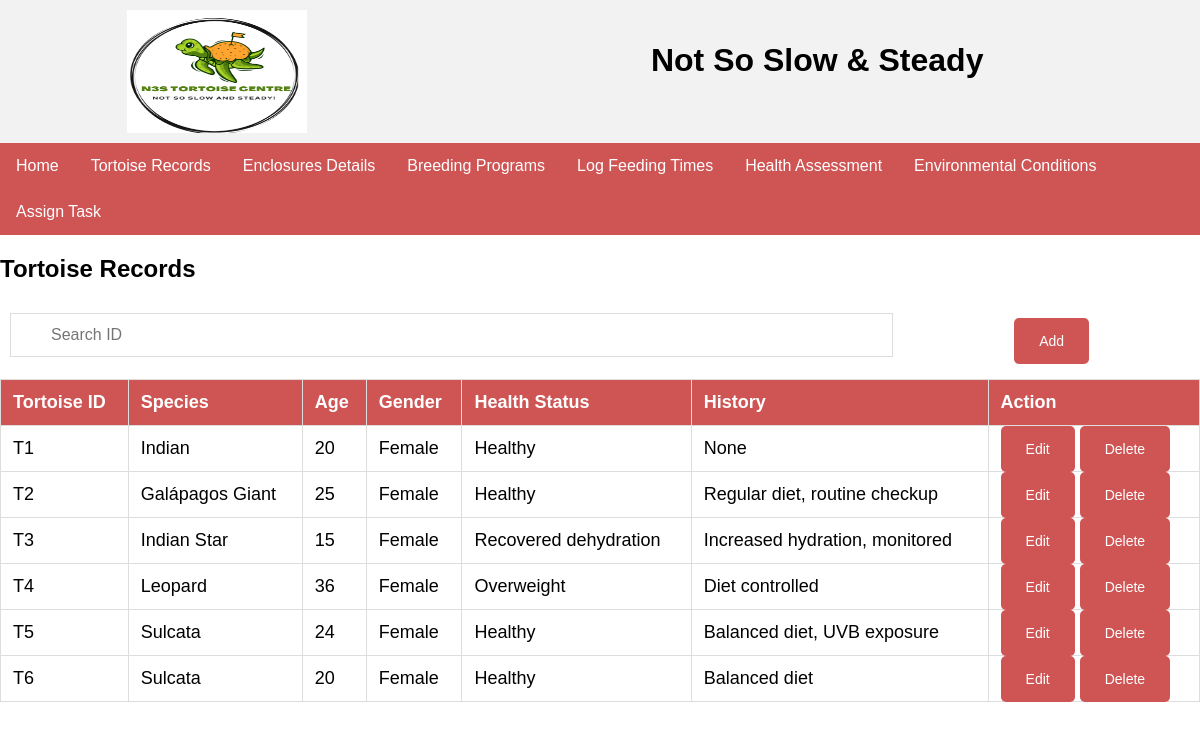
The app's page /tortoiseRecords.php with its own data.
### tables this page shows
CREATE TABLE `tortoiserecords` (
  `t_ID` varchar(4) NOT NULL,
  `species` varchar(40) NOT NULL,
  `age` int(4) NOT NULL,
  `gender` varchar(20) NOT NULL,
  `healthStatus` varchar(100) NOT NULL,
  `history` varchar(200) NOT NULL
);

### tortoiseRecords.php (the view, shortened to what this page needs)
<?php
include "./db.php";
$sql = " SELECT t_ID, species, age, gender, healthStatus, history FROM tortoiserecords";
$result = $conn->query($sql);
?>
<!DOCTYPE html>
<html>
<head>
</head>
<body>
<table>
    <td style="border: 0px solid #ddd;"><img src="logo.png" width="180" height="123"></td>
    <td style="border: 0px solid #ddd;"><h1>Not So Slow & Steady</h1></td>
</table>
<ul>
  <li><a href="home.php">Home</a></li>
  <li><a href="tortoiseRecords.php">Tortoise Records</a></li>
  <li><a href="enclosure.php">Enclosures Details</a></li>
  <li><a href="breedingProgram.php">Breeding Programs</a></li>
  <li><a href="FeedingTimes.php">Log Feeding Times</a></li>
  <li><a href="healthAssessment.php">Health Assessment</a></li>
  <li><a href="environmentalConditions.php">Environmental Conditions</a></li>
  <li><a href="assignTask.php">Assign Task</a></li>
</ul>
<h2>Tortoise Records</h2>
<table style="border: 0px solid #ddd;">
    <td style="border: 0px solid #ddd;"><input type="text" id="myInput" onkeyup="myFunction()" placeholder="Search ID" title="Type ID"></td>
    <td style="border: 0px solid #ddd;"><a href="tortoiseRecords_Create.php" class="button">Add</a></td>
</table>
<table id="myTable">
  <tr class="header">
    <th>Tortoise ID</th>
    <th>Species</th>
    <th>Age</th>
    <th>Gender</th>
    <th>Health Status</th>
    <th>History</th>
    <th>Action</th>
  </tr>
  <?php
    if ($result->num_rows > 0) {
      while ($row = $result->fetch_assoc()) {
  ?>
  <tr>
    <td><?php echo $row['t_ID']; ?></td>
    <td><?php echo $row['species']; ?></td>
    <td><?php echo $row['age']; ?></td>
    <td><?php echo $row['gender']; ?></td>
    <td><?php echo $row['healthStatus']; ?></td>
    <td><?php echo $row['history']; ?></td>
    <td>
      <a href="tortoiseRecords_Update.php?t_ID=<?php echo $row['t_ID']; ?>" class="button">Edit</a>
      <a href="tortoiseRecords_Delete.php?t_ID=<?php echo $row['t_ID']; ?>" class="button" style="background-color: #cf5555;">Delete</a>
    </td>
  </tr>
  <?php
      }
    }
  ?>
</table>
</body>
</html>

### tortoiseRecords.php (style rules this page uses)
body { font-family: Arial; margin: 0; }
ul { list-style-type: none; margin: 0; padding: 0; overflow: hidden; background-color: #cf5555; }
ul li { float: left; }
ul li a { display: block; color: white; padding: 14px 16px; text-decoration: none; }
table { width: 100%; border-collapse: collapse; }
th, td { border: 1px solid #ddd; padding: 10px; text-align: center; }
th { background-color: #cf5555; color: white; }
h1 { text-align: center; }
.button { background-color: #cf5555; border: none; color: white; padding: 15px 25px; text-decoration: none; font-size: 14px; cursor: pointer; border-radius: 5px; }
* { box-sizing: border-box; }
#myInput { background-image: url('/css/searchicon.png'); background-position: 10px 10px; background-repeat: no-repeat; width: 100%; font-size: 16px; padding: 12px 20px 12px 40px; border: 1px solid #ddd; margin-bottom: 12px; }
#myTable { border-collapse: collapse; width: 100%; border: 1px solid #ddd; font-size: 18px; }
#myTable th, #myTable td { text-align: left; padding: 12px; }
#myTable tr { border-bottom: 1px solid #ddd; }
#myTable tr.header, #myTable tr:hover { background-color: #f1f1f1; }

### records on screen
tortoiserecords: t_ID "T1", species "Indian", age "20", gender "Female", healthStatus "Healthy", history "None"
tortoiserecords: t_ID "T2", species "Galápagos Giant", age "25", gender "Female", healthStatus "Healthy", history "Regular diet, routine checkup"
tortoiserecords: t_ID "T3", species "Indian Star", age "15", gender "Female", healthStatus "Recovered dehydration", history "Increased hydration, monitored"
tortoiserecords: t_ID "T4", species "Leopard", age "36", gender "Female", healthStatus "Overweight", history "Diet controlled"
tortoiserecords: t_ID "T5", species "Sulcata", age "24", gender "Female", healthStatus "Healthy", history "Balanced diet, UVB exposure"
tortoiserecords: t_ID "T6", species "Sulcata", age "20", gender "Female", healthStatus "Healthy", history "Balanced diet"
